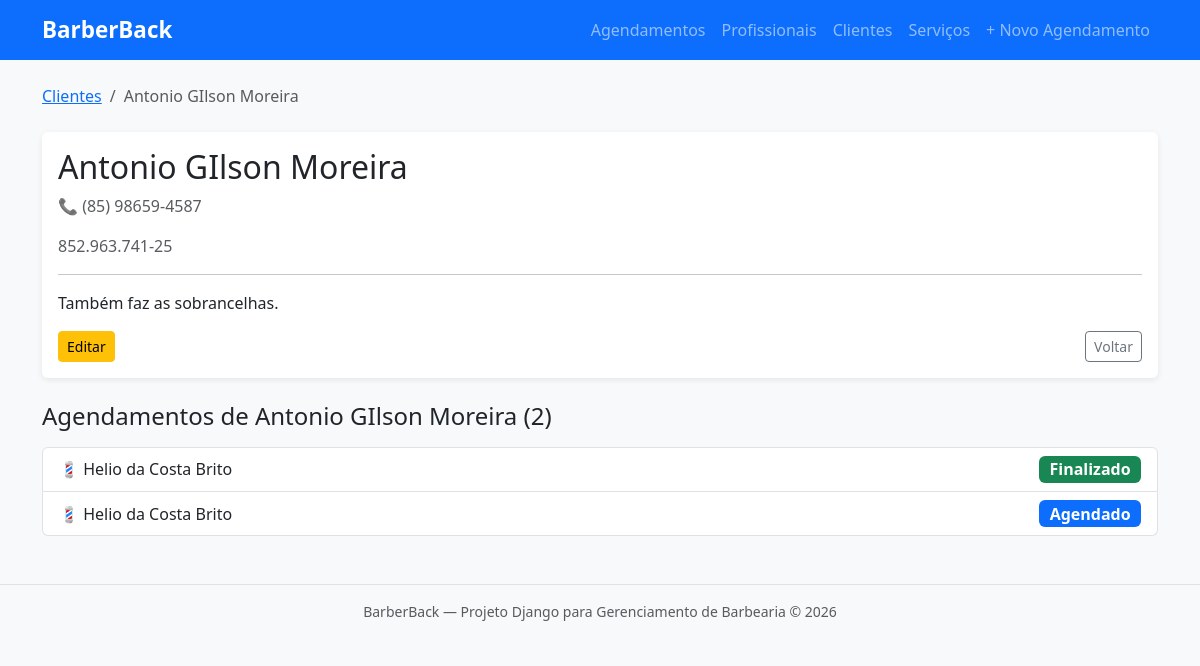
Page /clientes/1/ on the committed database.
### barbearia/models.py (models this page shows, shortened)
class Cliente(models.Model):
    nome = models.CharField(
        max_length=200,
        verbose_name='Nome completo'
    )
    cpf = models.CharField(
        max_length=11,
        unique=True,
        verbose_name='CPF'
    )
    telefone = models.CharField(
        max_length=11,
        blank=True,
        verbose_name='Telefone'
    )
    data_cadastro = models.DateTimeField(
        auto_now_add=True,
        verbose_name='Data de cadastro'
    )
    obs = models.TextField(
        blank=True,
        verbose_name='Observações adicionais'
    )
    class Meta:
        verbose_name = 'Cliente'
        verbose_name_plural = 'Clientes'
        ordering = ['data_cadastro']  # Ordena pela data de cadastro.

class Agendamento(models.Model):
    cliente = models.ForeignKey(
        'Cliente',
        on_delete=models.CASCADE,
        verbose_name='Cliente',
        related_name='agendamentos'
    )
    profissional = models.ForeignKey(
        'Profissional',
        on_delete=models.CASCADE,
        verbose_name='Profissional',
        related_name='agendamentos'
    )
    servico = models.ForeignKey(
        'Servico',
        on_delete=models.SET_NULL,
        null=True,
        blank=True,
        verbose_name='Serviço',
        related_name='agendamentos'
    )
    data_agendamento = models.DateField(
        verbose_name='Data do agendamento'
    )
    hora_agendamento = models.TimeField(
        verbose_name='Hora do agendamento'
    )
    obs = models.TextField(
        blank=True,
        verbose_name='Observações adicionais'
    )
    status = models.CharField(
        max_length=20,
        choices=[
            ('AGENDADO', 'Agendado'),
            ('FINALIZADO', 'Finalizado'),
            ('CANCELADO', 'Cancelado'),
        ],
        default='AGENDADO',
        verbose_name='Status do agendamento'
    )
    class Meta:
        verbose_name = 'Agendamento'
        verbose_name_plural = 'Agendamentos'
        ordering = ['data_agendamento']    # Ordena pela data do agendamento

class Profissional(models.Model):
    nome = models.CharField(
        max_length=200,
        verbose_name='Nome completo'
    )
    cpf = models.CharField(
        max_length=14,
        unique=True,
        verbose_name='CPF'
    )
    telefone = models.CharField(
        max_length=20,
        blank=True,
        verbose_name='Telefone'
    )
    data_cadastro = models.DateTimeField(
        auto_now_add=True,
        verbose_name='Data de cadastro'
    )
    obs = models.TextField(
        blank=True,
        verbose_name='Observações adicionais'
    )
    class Meta:
        verbose_name = 'Profissional'
        verbose_name_plural = 'Profissionais'
        ordering = ['nome']

### barbearia/views.py (the view)
# urls.py: path('clientes/<int:pk>/', views.cliente_detalhe, name='cliente_detalhe'),
def cliente_detalhe(request, pk):
    cliente = get_object_or_404(Cliente, pk=pk)
    context = {
        'cliente': cliente,
    }
    return render(request, 'barbearia/cliente/cliente_detalhe.html', context)

### barbearia/templatetags/clientes_custom_filters.py (called while the page is built)
@register.filter
def format_phone(value):
    phone = str(value).strip()
    if len(phone) == 11:
        return f"({phone[:2]}) {phone[2:7]}-{phone[7:]}"
    if len(phone) == 10:
        return f"({phone[:2]}) {phone[2:6]}-{phone[6:]}"
    return value

@register.filter
def format_cpf(value):
    cpf = str(value).strip()
    if len(cpf) == 11:
        return f"{cpf[:3]}.{cpf[3:6]}.{cpf[6:9]}-{cpf[9:]}"
    return value

### barbearia/templates/barbearia/cliente/cliente_detalhe.html (shortened to what this page needs)
{% extends "barbearia/base.html" %}
{% load clientes_custom_filters %}
{% block conteudo %}
<nav aria-label="breadcrumb" class="mb-4">
    <ol class="breadcrumb">
        <li class="breadcrumb-item"><a href="{% url 'cliente_lista' %}">Clientes</a></li>
        <li class="breadcrumb-item active">{{ cliente.nome }}</li>
    </ol>
</nav>
<div class="card mb-4">
    <div class="card-body">
        <h1 class="h2">{{ cliente.nome }}</h1>
        {% if cliente.telefone %}
            <p class="text-muted">📞 {{ cliente.telefone|format_phone }}</p>
        {% endif %}
        {% if cliente.cpf %}
            <p class="text-muted">{{ cliente.cpf|format_cpf }}</p>
        {% endif %}
        {% if cliente.obs %}
            <hr>
            <p>{{ cliente.obs }}</p>
        {% endif %}
        <div class="d-flex gap-2 mt-3">
            <a href="{% url 'cliente_editar' cliente.pk %}" class="btn btn-warning btn-sm">Editar</a>
            <a href="{% url 'cliente_lista' %}" class="btn btn-outline-secondary btn-sm ms-auto">Voltar</a>
        </div>
    </div>
</div>
<h3 class="h4 mb-3">Agendamentos de {{ cliente.nome }} ({{ cliente.agendamentos.count }})</h3>
{% if cliente.agendamentos.all %}
    <div class="list-group">
        {% for agendamento in cliente.agendamentos.all %}
        <a href="{% url 'agendamento_detalhe' agendamento.pk %}" class="list-group-item list-group-item-action d-flex justify-content-between align-items-center">
            <span>
                💈 {{ agendamento.profissional.nome }}
            </span>
            {% if agendamento.status == "AGENDADO" %}
                <span class="badge bg-primary fs-6">Agendado</span>
            {% elif agendamento.status == "FINALIZADO" %}
                <span class="badge bg-success fs-6">Finalizado</span>
            {% else %}
                <span class="badge bg-danger fs-6">Cancelado</span>
            {% endif %}
        </a>
        {% endfor %}
    </div>
{% else %}
    <p class="text-muted">Nenhum agendamento cadastrado para este cliente.</p>
{% endif %}
{% endblock %}

### barbearia/templates/barbearia/base.html (style rules this page uses)
body { background-color: #f8f9fa; }
.card { box-shadow: 0 2px 6px rgba(0,0,0,0.08); border: none; }

### rows in the picture
Cliente: nome "Antonio GIlson Moreira", telefone "(85) 98659-4587", cpf "852.963.741-25", obs "Também faz as sobrancelhas.", agendamentos.count "2"
Agendamento: profissional.nome "Helio da Costa Brito", status "Finalizado"
Agendamento: profissional.nome "Helio da Costa Brito", status "Agendado"
